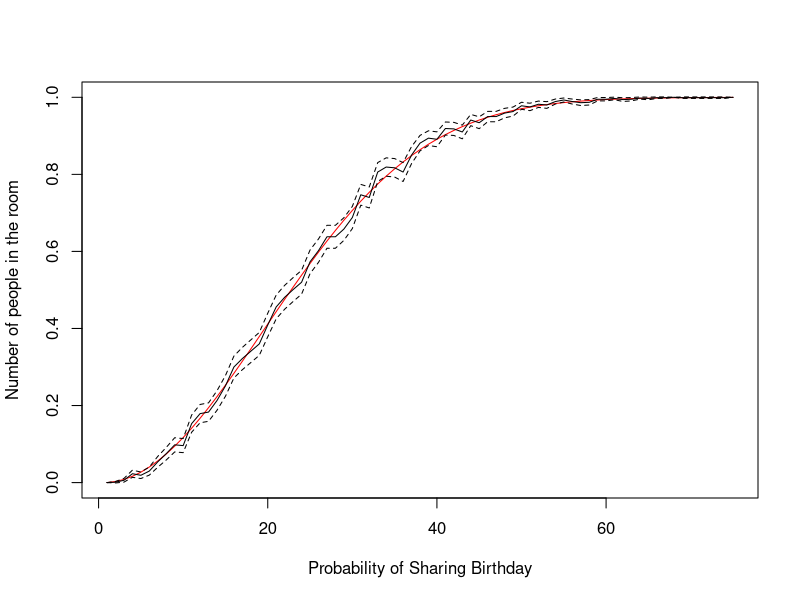

This figure's R source:
## ---- chunk 1
knitr::opts_chunk$set(echo = TRUE)
## ---- chunk 2
#collect all four
#1a
toyz <-function(n, probs){
  count <- c()
  while(length(unique(count)) != n) {
    toy <- sample(c(1:n), 1, prob = probs, replace = TRUE)
    count <- c(count, toy)
  }
  return(length(count))
}
toyz(4, c(rep(0.25,4)))

all_four<- function(n, n_reps=1000){
  replicate(n_reps, toyz(4, c(rep(0.25,4))))
}



mean(all_four())

t.test(all_four())

sum(all_four()>14)/1000
#1b different probabilities
toyz(4, c(.1, .25, .25, .4))

all_four_2<- function(n, n_reps=1000){
  replicate(n_reps, toyz(4, c(.1, .25, .25, .4)))
}

mean(all_four_2())

t.test(all_four_2())

sum(all_four_2()>14)/1000
## ---- chunk 3
#Birthday Problem
one_group <- function(n){
  x <- sample(1:365, n, replace = TRUE)
  same<- any(duplicated(x))
  return(same)
}

sim_group<- function(n, n_reps=1000){
  x<-replicate(n_reps, one_group(n))
  p_hat<- mean(x)
  ci <- qnorm(0.975) * sqrt(p_hat * (1 - p_hat) / n_reps)
  upper_int<-p_hat+ci
  lower_int<- p_hat-ci
  output<- c(lower_int, p_hat, upper_int)
  output
}

sim_group(20)

bday<- 1:75
plot_base<-sapply(bday, sim_group)

plot_base<-t(plot_base)
plot_base<-as.data.frame(plot_base)

colnames(plot_base)<- c("Lower Interval", "Mean", "Upper Interval")

n<- 75
bday_problem <- numeric(n)  # create numeric vector to store probabilities
for (i in 1:n)      {
  b <- 1 - (0:(i - 1))/365  
  bday_problem[i] <- 1 - prod(b)  }

plot(bday_problem, xlab = "Probability of Sharing Birthday", ylab = "Number of people in the room", type = "l", col = "red")
lines(bday, plot_base$Mean, type = "l")
lines(bday, plot_base$`Lower Interval`,
      type = "l", lty = 2)
lines(bday, plot_base$`Upper Interval`,
      type = "l", lty = 2)



